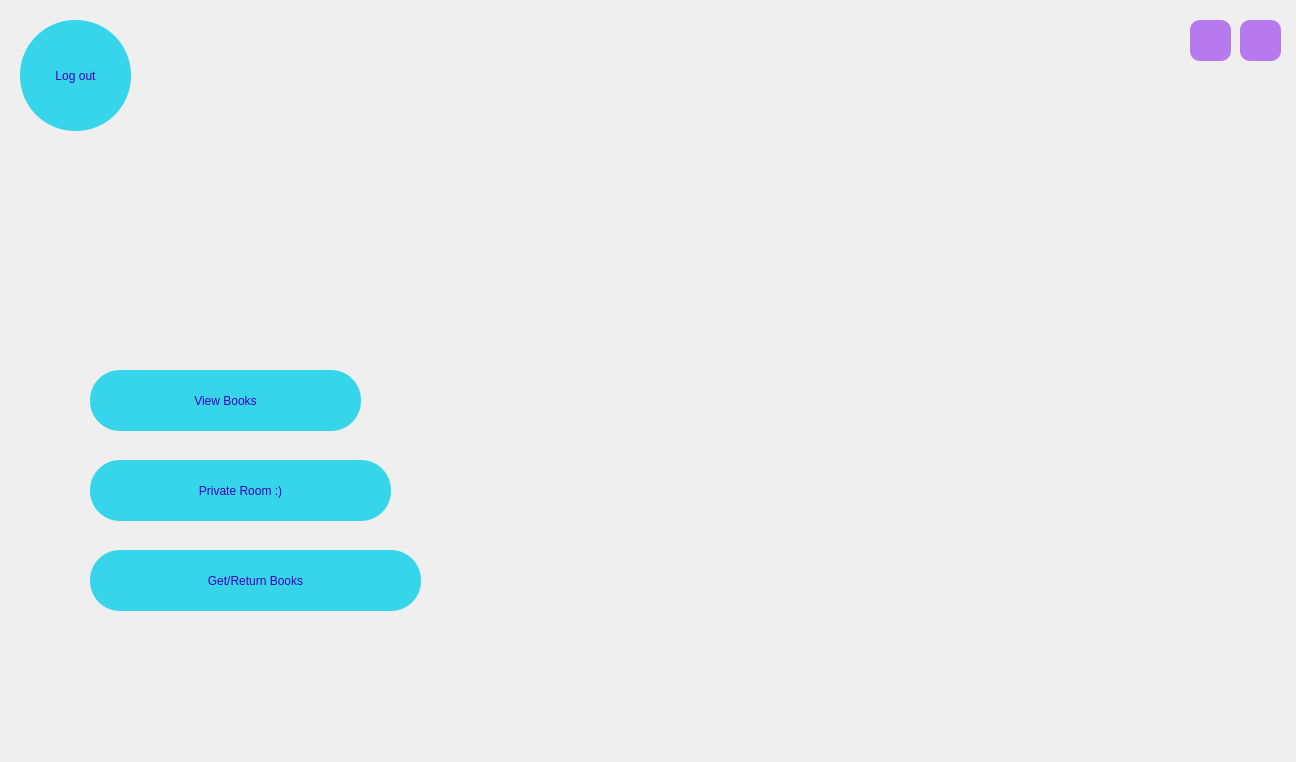
<?xml version="1.0" encoding="UTF-8"?>
<ui version="4.0">
 <class>boydashboard</class>
 <widget class="QMainWindow" name="boydashboard">
  <property name="geometry">
   <rect>
    <x>0</x>
    <y>0</y>
    <width>1296</width>
    <height>762</height>
   </rect>
  </property>
  <property name="minimumSize">
   <size>
    <width>1296</width>
    <height>762</height>
   </size>
  </property>
  <property name="maximumSize">
   <size>
    <width>1296</width>
    <height>16777215</height>
   </size>
  </property>
  <property name="windowTitle">
   <string>MainWindow</string>
  </property>
  <property name="styleSheet">
   <string notr="true">#centralwidget
{
	border-image: url(:/new/photos/boydash.jpg);
}
QPushButton
{
	color: rgb(63, 0, 190);	
	background-color: rgb(55, 213, 233);
	font: 18pt &quot;Tw Cen MT Condensed Extra Bold&quot;;
	border-radius: 30px;
}
QPushButton:hover
{
	background-color: rgb(63, 0, 190);
	color: rgb(55, 213, 233);
}


QPushButton#closeButton
{
	border-radius: 10px;
	background-color: rgb(182, 122, 238);

}
QPushButton#menuButton
{
	border-radius: 10px;
	background-color: rgb(182, 122, 238);
}

QPushButton:hover#closeButton
{ 
	background-color: rgb(54, 209, 229);
}
QPushButton:hover#menuButton
{ 
	background-color: rgb(54, 209, 229);
}
</string>
  </property>
  <widget class="QWidget" name="centralwidget">
   <widget class="QPushButton" name="closeButton">
    <property name="geometry">
     <rect>
      <x>1240</x>
      <y>20</y>
      <width>41</width>
      <height>41</height>
     </rect>
    </property>
    <property name="cursor">
     <cursorShape>PointingHandCursor</cursorShape>
    </property>
    <property name="toolTip">
     <string>Close the app</string>
    </property>
    <property name="styleSheet">
     <string notr="true"/>
    </property>
    <property name="text">
     <string/>
    </property>
    <property name="icon">
     <iconset resource="icons.qrc">
      <normaloff>:/icons/icons/error.png</normaloff>:/icons/icons/error.png</iconset>
    </property>
    <property name="iconSize">
     <size>
      <width>30</width>
      <height>30</height>
     </size>
    </property>
   </widget>
   <widget class="QPushButton" name="menuButton">
    <property name="geometry">
     <rect>
      <x>1190</x>
      <y>20</y>
      <width>41</width>
      <height>41</height>
     </rect>
    </property>
    <property name="cursor">
     <cursorShape>PointingHandCursor</cursorShape>
    </property>
    <property name="toolTip">
     <string>Back to main menu</string>
    </property>
    <property name="styleSheet">
     <string notr="true"/>
    </property>
    <property name="text">
     <string/>
    </property>
    <property name="icon">
     <iconset resource="icons.qrc">
      <normaloff>:/icons/icons/previous.png</normaloff>:/icons/icons/previous.png</iconset>
    </property>
    <property name="iconSize">
     <size>
      <width>30</width>
      <height>30</height>
     </size>
    </property>
   </widget>
   <widget class="QPushButton" name="logoutButton">
    <property name="geometry">
     <rect>
      <x>20</x>
      <y>20</y>
      <width>111</width>
      <height>111</height>
     </rect>
    </property>
    <property name="cursor">
     <cursorShape>PointingHandCursor</cursorShape>
    </property>
    <property name="styleSheet">
     <string notr="true">border-radius: 55px;</string>
    </property>
    <property name="text">
     <string>Log out</string>
    </property>
   </widget>
   <widget class="QPushButton" name="listButton">
    <property name="geometry">
     <rect>
      <x>90</x>
      <y>370</y>
      <width>271</width>
      <height>61</height>
     </rect>
    </property>
    <property name="cursor">
     <cursorShape>PointingHandCursor</cursorShape>
    </property>
    <property name="text">
     <string>View Books</string>
    </property>
   </widget>
   <widget class="QPushButton" name="bookButton">
    <property name="geometry">
     <rect>
      <x>90</x>
      <y>550</y>
      <width>331</width>
      <height>61</height>
     </rect>
    </property>
    <property name="cursor">
     <cursorShape>PointingHandCursor</cursorShape>
    </property>
    <property name="text">
     <string>Get/Return Books</string>
    </property>
   </widget>
   <widget class="QPushButton" name="pushButton">
    <property name="geometry">
     <rect>
      <x>90</x>
      <y>460</y>
      <width>301</width>
      <height>61</height>
     </rect>
    </property>
    <property name="cursor">
     <cursorShape>PointingHandCursor</cursorShape>
    </property>
    <property name="text">
     <string>Private Room :)</string>
    </property>
   </widget>
  </widget>
 </widget>
 <resources>
  <include location="icons.qrc"/>
 </resources>
 <connections/>
</ui>
